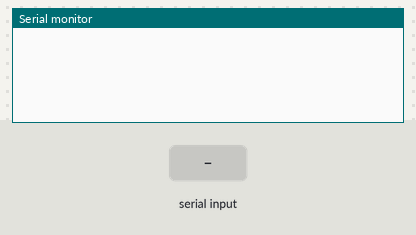
Bench run of a sketch on a simulated Arduino Uno, built with avr-gcc and run on an emulated ATmega328P. On the bench: the last lines printed to the serial monitor. The test bench sets the inputs (shaded band).

Above: at 1.2 s.
1.3 s: "90,45\n" received over Serial
At 3.3 s:
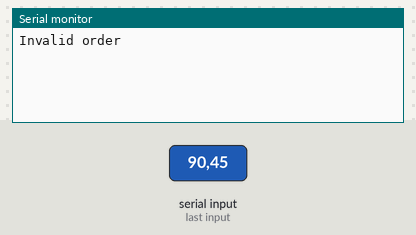
3.8 s: "c90\n" received over Serial
At 5.2 s:
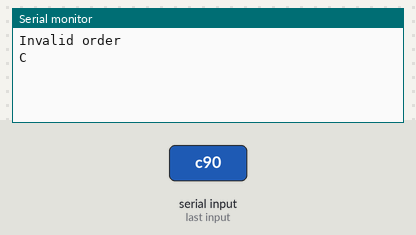
6.3 s: "s90\n" received over Serial
At 8.3 s:
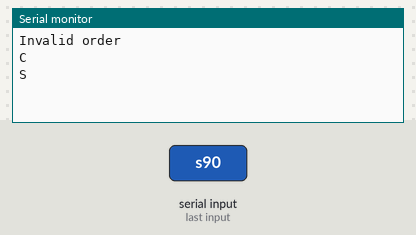
8.7 s: "r90\n" received over Serial
At 10.1 s:
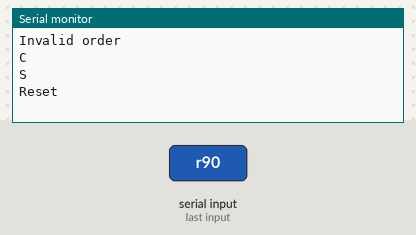
11.1 s: "t90\n" received over Serial
At 12.2 s:
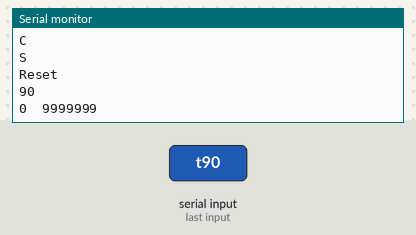

Measured:
- after the input at 1.3 s, the serial monitor: prints a new line after 1.0 s (image 1)
- after the input at 3.8 s, the serial monitor: prints a new line after 1.0 s (image 2)
- after the input at 6.3 s, the serial monitor: prints a new line after 1.0 s (image 3)
- after the input at 8.7 s, the serial monitor: prints a new line after 1.0 s (image 4)
- after the input at 11.1 s, the serial monitor: prints a new line after 1.0 s (image 5)

The sketch:

frq_cnt3.ino
```cpp
#include <FreqCount.h>
// FreqCountライブラリ D5に入力されたパルスをカウント
// https://qiita.com/hsgucci/items/eee5894e3651d0a8cb75
// https://www.arduinolibraries.info/libraries/freq-count

#define STRICT
// 未定義命令のチェックを厳密に行う
//#define SEST_MODE
// テスト用信号発生
//#define DEBUG_MODE
// デバッグモード

int i = 0;
String myString;
char command;

//volatile long int counter2;
//volatile long int counter3 = 0; //dummy
//volatile char command;

void(*resetFunc)(void) = 0;

void setup() {
  // put your setup code here, to run once:  char command;
  //Serial.begin(57600);
  Serial.begin(115200);
#ifdef TEST_MODE
  analogWrite(A3,128); // テストパルス Analog Pin3(A3) デューティー比50%(128/256)
#endif
}

void loop() {
  // put your main code here, to run repeatedly:
  int delta_t; //計数する時間(ミリ秒単位、デフォルト値1000)

  while ( Serial.available() == 0) { // キー入力待ち
  }
  command = Serial.read(); // 1文字読み出し c, t, s, r、それ以外の文字は親プログラムから送ってこないようにすること

#ifdef STRICT
  if(command != 'c' && command != 't' & command != 's' && command != 'r'){
    command = 'e'; //例外設定
  }
#endif

  //Serial.println(command);
  switch (command) {
    case 'c': //接続確認 "C"を返す
      //Serial.flush();
      myString = Serial.readString();
      Serial.println("C");
      Serial.flush();
      //resetFunc();
      break;
    case 's':
      myString = Serial.readString();
      proc_stop();
      break;
    case 'r':
      myString = Serial.readString();
      FreqCount.end();
      Serial.println("Reset"); // Arduinoリセット "Reset"を返す
      Serial.flush();
      resetFunc();
      break;
#ifdef STRICT
    case 'e': // 例外処理
      myString = Serial.readString();
      Serial.println("Invalid order"); // Arduinoリセット "Invalid order"を返す
      break;
#endif
    case 't': //タイマー間隔設定して開始, exapmle: t500 → 500 ms毎
      myString = Serial.readString();
      delta_t = myString.toInt();
      Serial.println(delta_t, DEC);
      FreqCount.begin(delta_t);
      while ( Serial.available() == 0) { //シリアルポート入力がない間カウント継続
        if (FreqCount.available()) {
          unsigned long count = FreqCount.read();
#ifdef DEBUG_MODE
          Serial.print(i);
          Serial.print("\t");
#endif
          Serial.print(count);
          Serial.print("\t");
          Serial.println("9999999"); //dummy data
#ifdef DEBUG_MODE
          i++;
#endif
          Serial.flush();
          //resetFunc();
        }
      }
      //Serial.println("Check step.");
      command = Serial.read();
      myString = Serial.readString();
      if (command == 's') {
        proc_stop();
      }
      break;
    default:
      break;
  }
}

void proc_stop(){
      FreqCount.end();
      Serial.println("S"); // カウンター停止 "S"を返す
      Serial.flush();
}
```
